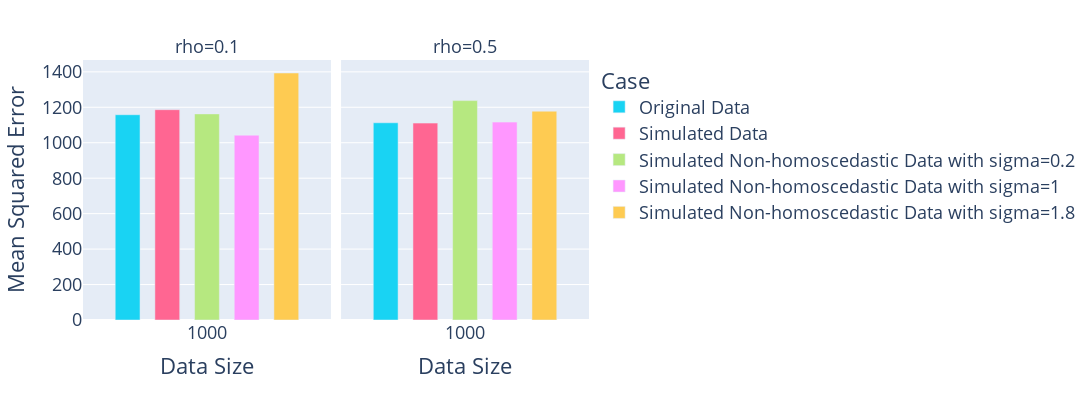

The notebook cell this image was saved under:
### Code cell
fig = px.bar(df_avg, x='data_size', y='mse', color='case', barmode='group',
                facet_col='rho', facet_col_wrap=3,
                height = 400, width = 1200,
                color_discrete_map = color_discrete_map,
                category_orders = {'case': keys, 'rho': [0.1, 0.5] },
                labels={
                     "data_size": "Data Size",
                     "mse": "Mean Squared Error",
                     "case": "Case"
                 })
fig.update_xaxes(type='category')
fig.update_layout(
    font=dict(
        size=18
    )
)
fig.update_traces(width=0.1)
fig.show()
fig.write_image(f"{img_dir}/mean squared error bar.pdf")

### Figure 1 — Plotly figure (JSON) as saved in the notebook; plotly's stock layout.template omitted (floating-point values rounded to 4 significant figures)
{"data": [{"alignmentgroup": "True", "hovertemplate": "Case=Original Data<br>rho=0.1<br>Data Size=%{x}<br>Mean Squared Error=%{y}<extra></extra>", "legendgroup": "Original Data", "marker": {"color": "#19d3f3", "pattern": {"shape": ""}}, "name": "Original Data", "offsetgroup": "Original Data", "orientation": "v", "showlegend": true, "textposition": "auto", "type": "bar", "width": 0.1, "x": [1000], "xaxis": "x", "y": [1158.0], "yaxis": "y"}, {"alignmentgroup": "True", "hovertemplate": "Case=Original Data<br>rho=0.5<br>Data Size=%{x}<br>Mean Squared Error=%{y}<extra></extra>", "legendgroup": "Original Data", "marker": {"color": "#19d3f3", "pattern": {"shape": ""}}, "name": "Original Data", "offsetgroup": "Original Data", "orientation": "v", "showlegend": false, "textposition": "auto", "type": "bar", "width": 0.1, "x": [1000], "xaxis": "x2", "y": [1113.0], "yaxis": "y2"}, {"alignmentgroup": "True", "hovertemplate": "Case=Simulated Data<br>rho=0.1<br>Data Size=%{x}<br>Mean Squared Error=%{y}<extra></extra>", "legendgroup": "Simulated Data", "marker": {"color": "#FF6692", "pattern": {"shape": ""}}, "name": "Simulated Data", "offsetgroup": "Simulated Data", "orientation": "v", "showlegend": true, "textposition": "auto", "type": "bar", "width": 0.1, "x": [1000], "xaxis": "x", "y": [1186.0], "yaxis": "y"}, {"alignmentgroup": "True", "hovertemplate": "Case=Simulated Data<br>rho=0.5<br>Data Size=%{x}<br>Mean Squared Error=%{y}<extra></extra>", "legendgroup": "Simulated Data", "marker": {"color": "#FF6692", "pattern": {"shape": ""}}, "name": "Simulated Data", "offsetgroup": "Simulated Data", "orientation": "v", "showlegend": false, "textposition": "auto", "type": "bar", "width": 0.1, "x": [1000], "xaxis": "x2", "y": [1111.0], "yaxis": "y2"}, {"alignmentgroup": "True", "hovertemplate": "Case=Simulated Non-homoscedastic Data with sigma=0.2<br>rho=0.1<br>Data Size=%{x}<br>Mean Squared Error=%{y}<extra></extra>", "legendgroup": "Simulated Non-homoscedastic Data with sigma=0.2", "marker": {"color": "#B6E880", "pattern": {"shape": ""}}, "name": "Simulated Non-homoscedastic Data with sigma=0.2", "offsetgroup": "Simulated Non-homoscedastic Data with sigma=0.2", "orientation": "v", "showlegend": true, "textposition": "auto", "type": "bar", "width": 0.1, "x": [1000], "xaxis": "x", "y": [1163.0], "yaxis": "y"}, {"alignmentgroup": "True", "hovertemplate": "Case=Simulated Non-homoscedastic Data with sigma=0.2<br>rho=0.5<br>Data Size=%{x}<br>Mean Squared Error=%{y}<extra></extra>", "legendgroup": "Simulated Non-homoscedastic Data with sigma=0.2", "marker": {"color": "#B6E880", "pattern": {"shape": ""}}, "name": "Simulated Non-homoscedastic Data with sigma=0.2", "offsetgroup": "Simulated Non-homoscedastic Data with sigma=0.2", "orientation": "v", "showlegend": false, "textposition": "auto", "type": "bar", "width": 0.1, "x": [1000], "xaxis": "x2", "y": [1238.0], "yaxis": "y2"}, {"alignmentgroup": "True", "hovertemplate": "Case=Simulated Non-homoscedastic Data with sigma=1<br>rho=0.1<br>Data Size=%{x}<br>Mean Squared Error=%{y}<extra></extra>", "legendgroup": "Simulated Non-homoscedastic Data with sigma=1", "marker": {"color": "#FF97FF", "pattern": {"shape": ""}}, "name": "Simulated Non-homoscedastic Data with sigma=1", "offsetgroup": "Simulated Non-homoscedastic Data with sigma=1", "orientation": "v", "showlegend": true, "textposition": "auto", "type": "bar", "width": 0.1, "x": [1000], "xaxis": "x", "y": [1043.0], "yaxis": "y"}, {"alignmentgroup": "True", "hovertemplate": "Case=Simulated Non-homoscedastic Data with sigma=1<br>rho=0.5<br>Data Size=%{x}<br>Mean Squared Error=%{y}<extra></extra>", "legendgroup": "Simulated Non-homoscedastic Data with sigma=1", "marker": {"color": "#FF97FF", "pattern": {"shape": ""}}, "name": "Simulated Non-homoscedastic Data with sigma=1", "offsetgroup": "Simulated Non-homoscedastic Data with sigma=1", "orientation": "v", "showlegend": false, "textposition": "auto", "type": "bar", "width": 0.1, "x": [1000], "xaxis": "x2", "y": [1116.0], "yaxis": "y2"}, {"alignmentgroup": "True", "hovertemplate": "Case=Simulated Non-homoscedastic Data with sigma=1.8<br>rho=0.1<br>Data Size=%{x}<br>Mean Squared Error=%{y}<extra></extra>", "legendgroup": "Simulated Non-homoscedastic Data with sigma=1.8", "marker": {"color": "#FECB52", "pattern": {"shape": ""}}, "name": "Simulated Non-homoscedastic Data with sigma=1.8", "offsetgroup": "Simulated Non-homoscedastic Data with sigma=1.8", "orientation": "v", "showlegend": true, "textposition": "auto", "type": "bar", "width": 0.1, "x": [1000], "xaxis": "x", "y": [1393.0], "yaxis": "y"}, {"alignmentgroup": "True", "hovertemplate": "Case=Simulated Non-homoscedastic Data with sigma=1.8<br>rho=0.5<br>Data Size=%{x}<br>Mean Squared Error=%{y}<extra></extra>", "legendgroup": "Simulated Non-homoscedastic Data with sigma=1.8", "marker": {"color": "#FECB52", "pattern": {"shape": ""}}, "name": "Simulated Non-homoscedastic Data with sigma=1.8", "offsetgroup": "Simulated Non-homoscedastic Data with sigma=1.8", "orientation": "v", "showlegend": false, "textposition": "auto", "type": "bar", "width": 0.1, "x": [1000], "xaxis": "x2", "y": [1178.0], "yaxis": "y2"}], "layout": {"annotations": [{"font": {}, "showarrow": false, "text": "rho=0.1", "x": 0.245, "xanchor": "center", "xref": "paper", "y": 1, "yanchor": "bottom", "yref": "paper"}, {"font": {}, "showarrow": false, "text": "rho=0.5", "x": 0.755, "xanchor": "center", "xref": "paper", "y": 1, "yanchor": "bottom", "yref": "paper"}], "barmode": "group", "font": {"size": 18}, "height": 400, "legend": {"title": {"text": "Case"}, "tracegroupgap": 0}, "margin": {"t": 60}, "width": 1200, "xaxis": {"anchor": "y", "domain": [0, 0.49], "title": {"text": "Data Size"}, "type": "category"}, "xaxis2": {"anchor": "y2", "domain": [0.51, 1], "matches": "x", "title": {"text": "Data Size"}, "type": "category"}, "yaxis": {"anchor": "x", "domain": [0, 1], "title": {"text": "Mean Squared Error"}}, "yaxis2": {"anchor": "x2", "domain": [0, 1], "matches": "y", "showticklabels": false}}}
